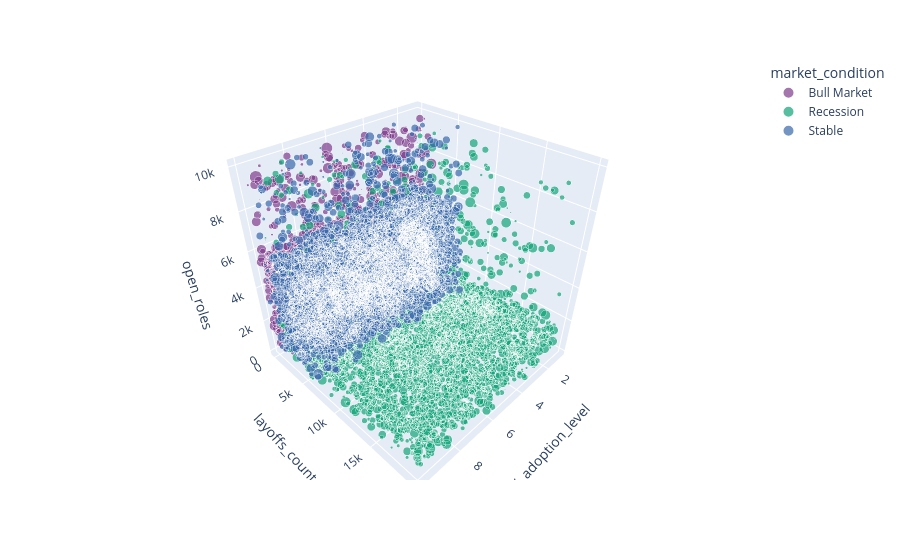

The notebook cell this image was saved under:
### Markdown cell above
### 5. Scatter Plot
Why this chart is used: To visualize the relationship among multiple business variables in three dimensions, making it easier to identify clusters, trends, and outlier companies.

### Code cell
fig = px.scatter_3d(
    df,
    x="ai_adoption_level",
    y="layoffs_count",
    z="open_roles",
    color="market_condition",
    size=df["salary_budget_change"].abs(),
    hover_name="company_name",
    color_discrete_sequence=px.colors.qualitative.Bold
)

fig.show()

### Figure 1 — Plotly figure (JSON) as saved in the notebook; plotly's stock layout.template omitted (floating-point values rounded to 4 significant figures; data arrays with more than 128 entries replaced by an {"elided": "..."} marker saying what was removed)
{"data": [{"hovertemplate": "<b>%{hovertext}</b><br><br>market_condition=Bull Market<br>ai_adoption_level=%{x}<br>layoffs_count=%{y}<br>open_roles=%{z}<br>size=%{marker.size}<extra></extra>", "hovertext": {"elided": "4019 str values"}, "legendgroup": "Bull Market", "marker": {"color": "rgb(127, 60, 141)", "size": {"elided": "4019 float values"}, "sizemode": "area", "sizeref": 0.0955, "symbol": "circle"}, "mode": "markers", "name": "Bull Market", "scene": "scene", "showlegend": true, "type": "scatter3d", "x": {"elided": "4019 float values"}, "y": {"elided": "4019 int values"}, "z": {"elided": "4019 int values"}}, {"hovertemplate": "<b>%{hovertext}</b><br><br>market_condition=Recession<br>ai_adoption_level=%{x}<br>layoffs_count=%{y}<br>open_roles=%{z}<br>size=%{marker.size}<extra></extra>", "hovertext": {"elided": "3903 str values"}, "legendgroup": "Recession", "marker": {"color": "rgb(17, 165, 121)", "size": {"elided": "3903 float values"}, "sizemode": "area", "sizeref": 0.0955, "symbol": "circle"}, "mode": "markers", "name": "Recession", "scene": "scene", "showlegend": true, "type": "scatter3d", "x": {"elided": "3903 float values"}, "y": {"elided": "3903 int values"}, "z": {"elided": "3903 int values"}}, {"hovertemplate": "<b>%{hovertext}</b><br><br>market_condition=Stable<br>ai_adoption_level=%{x}<br>layoffs_count=%{y}<br>open_roles=%{z}<br>size=%{marker.size}<extra></extra>", "hovertext": {"elided": "4078 str values"}, "legendgroup": "Stable", "marker": {"color": "rgb(57, 105, 172)", "size": {"elided": "4078 float values"}, "sizemode": "area", "sizeref": 0.0955, "symbol": "circle"}, "mode": "markers", "name": "Stable", "scene": "scene", "showlegend": true, "type": "scatter3d", "x": {"elided": "4078 float values"}, "y": {"elided": "4078 int values"}, "z": {"elided": "4078 int values"}}], "layout": {"legend": {"itemsizing": "constant", "title": {"text": "market_condition"}, "tracegroupgap": 0}, "margin": {"t": 60}, "scene": {"domain": {"x": [0, 1], "y": [0, 1]}, "xaxis": {"title": {"text": "ai_adoption_level"}}, "yaxis": {"title": {"text": "layoffs_count"}}, "zaxis": {"title": {"text": "open_roles"}}}}}
